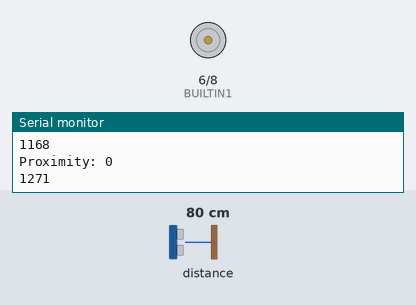
The sketch below on a simulated Arduino Uno, built with avr-gcc and run on an emulated ATmega328P. Shown: motor-driver pin pairs drawn as motors (green arrow = first pin HIGH = forward, orange = second pin HIGH = backward, longer = more drive), the last lines printed to the serial monitor. The test bench sets the inputs (shaded band); at power-on: distance to the obstacle 80 cm.

Above: at 1.3 s.
1.4 s: distance to the obstacle set to 15 cm
2.9 s: distance to the obstacle set to 11 cm
At 5.7 s:
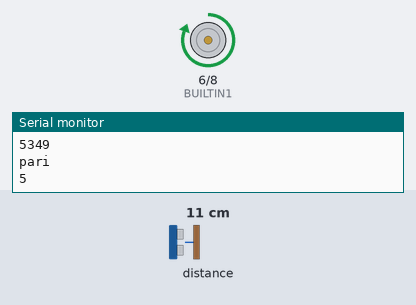
5.9 s: distance to the obstacle set to 18 cm
At 7.0 s:
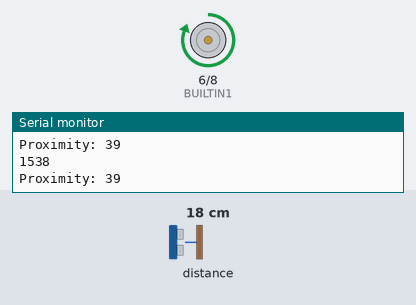
7.4 s: distance to the obstacle set to 2 cm
At 7.8 s:
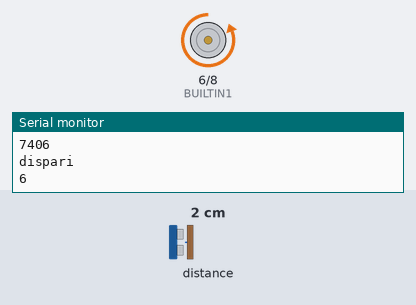
Timing chart, 0 to 11.4 s (numbered marks = the images above; inputs shaded):
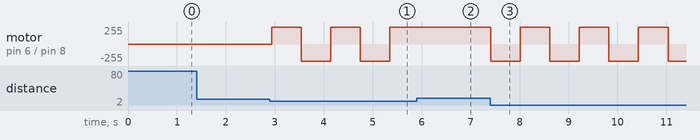

Measured:
- the behaviour switches between 13 and 12 cm on distance to the obstacle (found by bisection; images 0 and 1)
- after the input at 2.9 s, motor on pin 6 (BUILTIN1) / pin 8 (BUILTIN2): alternates forward 255/255 for 0.60 s and backward 255/255 for 0.60 s, starting at once
- after the input at 5.9 s, motor on pin 6 (BUILTIN1) / pin 8 (BUILTIN2): stays forward 255/255 (without the input it goes to backward 255/255 after 0.05 s)
- after the input at 7.4 s, motor on pin 6 (BUILTIN1) / pin 8 (BUILTIN2): alternates forward 255/255 for 0.60 s and backward 255/255 for 0.60 s, starting at once

The sketch:

proxity_servo.ino
```cpp
#include <Wire.h>
#include <SparkFun_APDS9960.h>

// Global Variables
SparkFun_APDS9960 apds = SparkFun_APDS9960();

unsigned long myTime;
unsigned long currentTime;
uint8_t proximity_data = 0;
int BUILTIN1=6;
int BUILTIN2=8;
int i;


void setup() {
  pinMode(BUILTIN1, OUTPUT);
  pinMode(BUILTIN2, OUTPUT);
  i = 0;
  digitalWrite(BUILTIN1, LOW);   // turn the LED on (HIGH is the voltage level)
  digitalWrite(BUILTIN2, LOW);   // turn the LED on (HIGH is the voltage level)
  // Initialize Serial port
  Serial.begin(9600);
  Serial.println();
  Serial.println(F("------------------------------------"));
  Serial.println(F("APDS-9960 - ProximitySensor"));
  Serial.println(F("------------------------------------"));

  // Initialize APDS-9960 (configure I2C and initial values)
  if ( apds.init() ) {
    Serial.println(F("APDS-9960 initialization complete"));
  } else {
    Serial.println(F("Something went wrong during APDS-9960 init!"));
  }

  // Adjust the Proximity sensor gain
  if ( !apds.setProximityGain(PGAIN_2X) ) {
    Serial.println(F("Something went wrong trying to set PGAIN"));
  }

  // Start running the APDS-9960 proximity sensor (no interrupts)
  if ( apds.enableProximitySensor(false) ) {
    Serial.println(F("Proximity sensor is now running"));
  } else {
    Serial.println(F("Something went wrong during sensor init!"));
  }
  myTime =0;
}


void loop() {

  // Read the proximity value
  if ( !apds.readProximity(proximity_data) ) {
    Serial.println("Error reading proximity value");
  } else {
    Serial.print("Proximity: ");
    Serial.println(proximity_data);
    if(proximity_data >100){
      myTime = millis();
      Serial.println(myTime);
      i++;
      if(i%2){
          Serial.println("pari");
          Serial.println(i);
          digitalWrite(BUILTIN1, HIGH);   // turn the LED on (HIGH is the voltage level)
          digitalWrite(BUILTIN2, LOW);   // turn the LED on (HIGH is the voltage level)
          delay(500);
     }
     else{
          Serial.println("dispari");
          Serial.println(i);
          digitalWrite(BUILTIN1, LOW);   // turn the LED on (HIGH is the voltage level)
          digitalWrite(BUILTIN2, HIGH);   // turn the LED on (HIGH is the voltage level)
          delay(500);
      }
    }
  }
  currentTime = millis();
  Serial.println( currentTime - myTime);
  if (currentTime - myTime >10000){
          Serial.println("Stop");
          digitalWrite(BUILTIN1, LOW);
          digitalWrite(BUILTIN2, LOW);
  }
  // Wait 250 ms before next reading
  delay(100);
}
```
